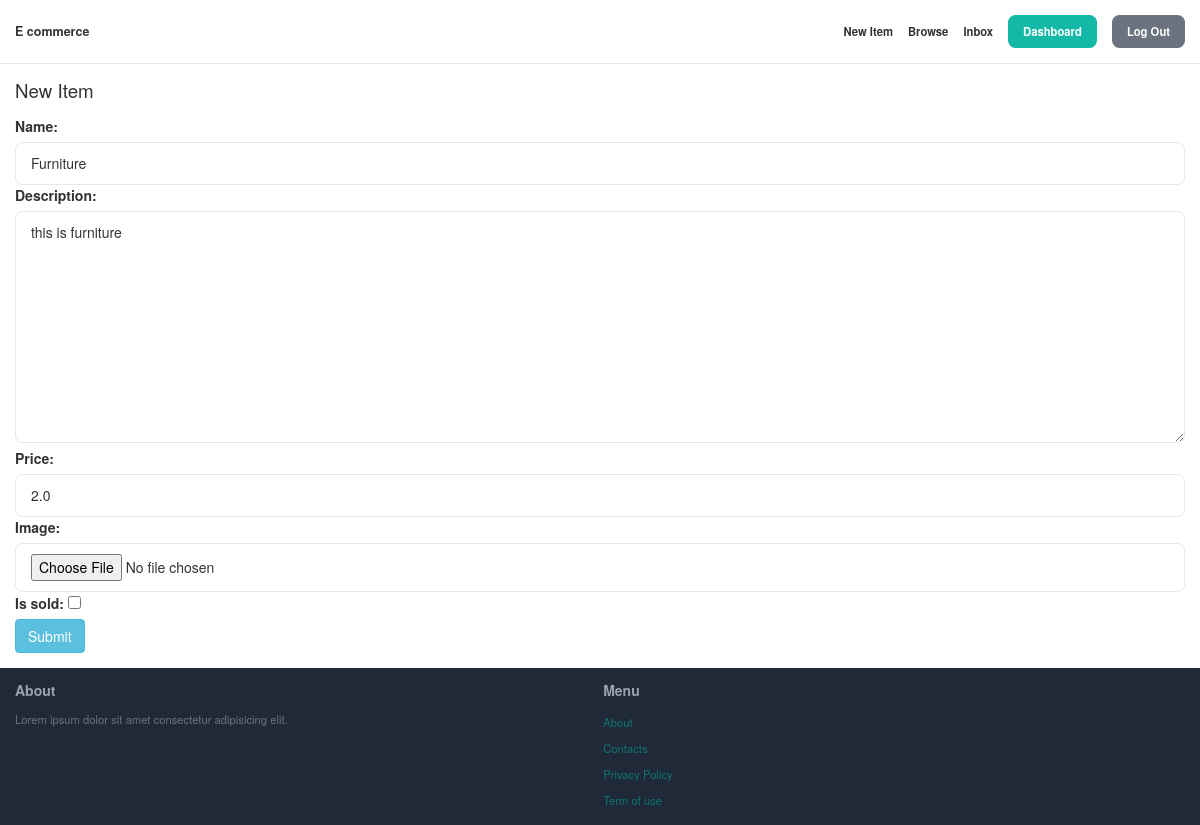
The page /2/edit/ (signed in) on the database its author committed.
### app/models.py (models this page shows, shortened)
class Item(models.Model):
    category = models.ForeignKey(Category, on_delete=models.CASCADE)
    name = models.CharField(max_length=255)
    description = models.TextField(blank=True, null=True)
    price = models.FloatField()
    is_sold = models.BooleanField(default=False)
    image = models.ImageField(upload_to='', blank=True, null=True)
    created_by = models.ForeignKey(User, related_name='items', on_delete=models.CASCADE)
    created_at = models.DateTimeField(auto_now_add=True)

### app/views.py (the view)
# urls.py: path('<int:pk>/edit/', views.edit, name='edit'),
@login_required
def edit(request, pk):
    item  = get_object_or_404(Item, pk=pk, created_by=request.user)
    if request.method == 'POST':
        form = EditItemForm(request.POST, request.FILES, instance=item)
        if form.is_valid():
            item = form.save(commit=False)
            item.created_by = request.user
            item.save()
            return redirect('detail', pk=item.id)
    else:
        form  = EditItemForm(instance=item)
    return render(request, 'app/form.html', {'form': form})

### app/forms.py
class EditItemForm(forms.ModelForm):
    class Meta:
        model = Item
        fields = ('name', 'description', 'price', 'image', 'is_sold')
        widgets = {
            'name': forms.TextInput(attrs={
                'class': 'w-full py-4 px-6 rounded-xl border'
            }),
            'description': forms.Textarea(attrs={
                'class': 'w-full py-4 px-6 rounded-xl border'
            }),
            'price': forms.TextInput(attrs={
                'class': 'w-full py-4 px-6 rounded-xl border'
            }),
            'image': forms.FileInput(attrs={
                'class': 'w-full py-4 px-6 rounded-xl border'
            }),
        }

### app/templates/app/form.html (shortened to what this page needs)
{% extends 'base.html' %}
{% block content %}
<h1 class="mb-6 text-3xl"> New Item</h1>
<form action="." method="post" enctype="multipart/form-data">
    <div class="spave-y-4">
        {{form.as_p}}
    </div>
    <button type="submit" class="btn btn-info">
                    Submit
    </button>
</form>
{% endblock %}

### rows shown on the page
Item: name "Furniture", description "this is furniture", price "2.0"
